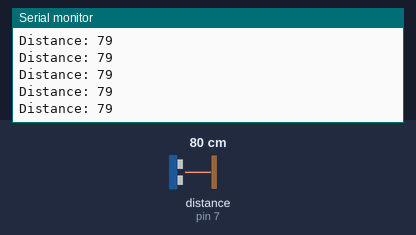
The sketch below on a simulated Arduino Uno, built with avr-gcc and run on an emulated ATmega328P. Shown: the last lines printed to the serial monitor. Wiring (inferred from the names in the program): ultrasonic range finder: trigger pin 8; echo pin 7. The test bench sets the inputs (shaded band); at power-on: distance to the obstacle (sensor on pin 7) 80 cm. The echo pulse lasts 58.3 µs per cm; the modem accepts every AT command (registered, SIM ready, sends succeed) and sends nothing else.

Above: at 6.2 s.
6.3 s: distance to the obstacle (sensor on pin 7) set to 2 cm
At 6.8 s:
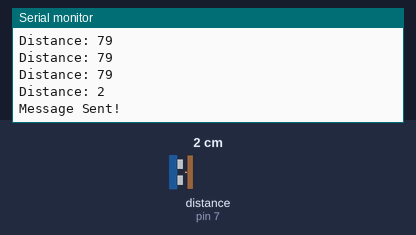
7.8 s: distance to the obstacle (sensor on pin 7) set to 4 cm
10.8 s: distance to the obstacle (sensor on pin 7) set to 18 cm
At 11.4 s:
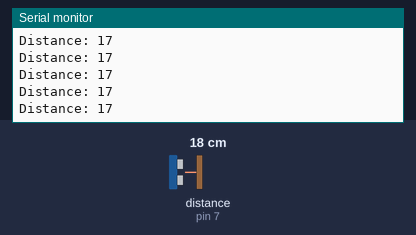
13.8 s: distance to the obstacle (sensor on pin 7) set to 9 cm
At 14.7 s:
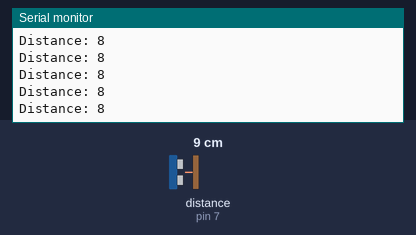
16.8 s: distance to the obstacle (sensor on pin 7) set to 120 cm
At 17.8 s:
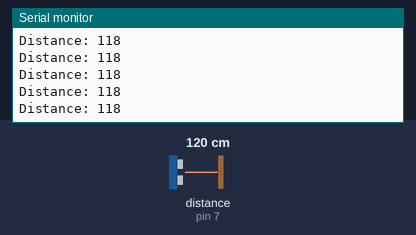
Timing chart, 0 to 19.8 s (numbered marks = the images above; inputs shaded):
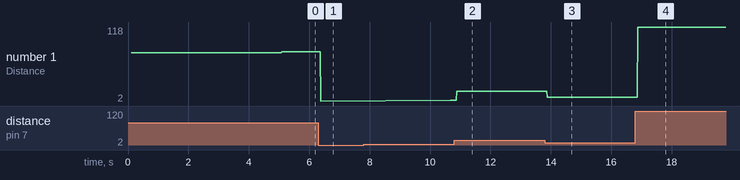

Measured:
- after the input at 6.3 s, the serial monitor: prints a new line after 0.08 s (image 1)
- after the input at 10.8 s, the serial monitor: prints a new line after 0.08 s (image 2)
- after the input at 13.8 s, the serial monitor: prints a new line after 0.08 s (image 3)
- after the input at 16.8 s, the serial monitor: prints a new line after 0.08 s (image 4)
- plotted number 1: 79 → 2 after the input at 6.3 s, 2 → 3 after the input at 7.8 s, 3 → 17 after the input at 10.8 s, 17 → 8 after the input at 13.8 s, 8 → 118 after the input at 16.8 s

The sketch:

Waste_Management_Code.ino
```cpp
#include<SoftwareSerial.h>

#define trigPin 8

#define echoPin 7

SoftwareSerial mySerial(10, 11);

int normalDistance=3;

boolean triggered = false;

long duration, distance;

void setup()

{

mySerial.begin(9600);

Serial.begin (9600);

delay(100);

pinMode(trigPin, OUTPUT);

pinMode(echoPin, INPUT);

long duration, distance;

while (millis() < 5000)

{

digitalWrite(trigPin, LOW);

delayMicroseconds(2);

digitalWrite(trigPin, HIGH);

delayMicroseconds(10);

digitalWrite(trigPin, LOW);

duration = pulseIn(echoPin, HIGH);

distance= duration*0.034/2;

Serial.print("Distance: ");

Serial.println(distance);


} }

void loop()

{

digitalWrite(trigPin, LOW);

delayMicroseconds(2);

digitalWrite(trigPin, HIGH);

delayMicroseconds(10);

digitalWrite(trigPin, LOW);

duration = pulseIn(echoPin, HIGH);

distance= duration*0.034/2;

Serial.print("Distance: ");

Serial.println(distance);

if (distance < normalDistance)

{

triggered = true;
Serial.println("Message Sent!");
delay(1000);

}

else

{

triggered = false;

}

if (triggered)

{

delay(250);

mySerial.println("AT+CMGF=1");

//Sets the GSM Module in Text Mode

delay(1000);

// Delay of 1000 milli seconds or 1 second
mySerial.println("AT+CMGS=\"+919497087143\"\r");

// Replace x with mobile number

delay(1000);

mySerial.println("I am SMS from GSM Module");

// The SMS text you want to send delay(100);

mySerial.println((char)26);

// ASCII code of CTRL+Z

delay(1000);

} }
```
